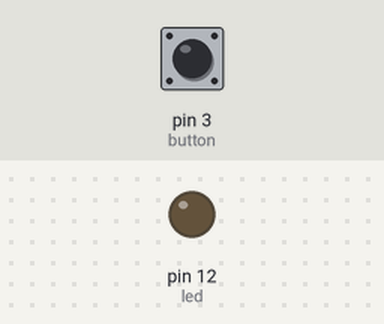
This sketch was run on a simulated Arduino Uno, built with avr-gcc and run on an emulated ATmega328P. Shown: output pins drawn as LEDs (lit = HIGH). The inputs (shaded band) are chosen by the test bench; at power-on: pin 3 (button) HIGH.

Above: at 1.2 s.
1.3 s: pin 3 (button) pulled LOW for 0.15 s
At 1.37 s:
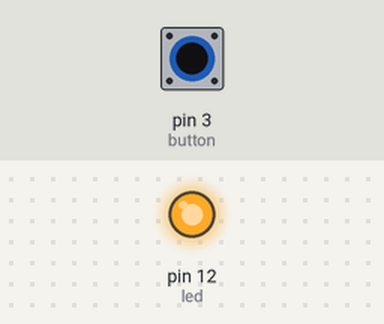
2.9 s: pin 3 (button) pulled LOW for 3.2 s
At 6.5 s:
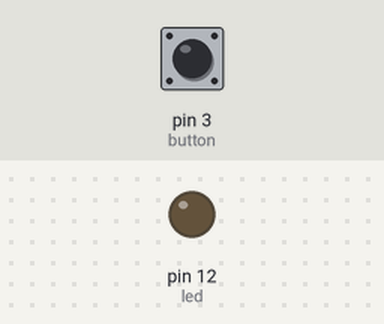
Timing chart, 0 to 8.0 s (numbered marks = the images above; inputs shaded):
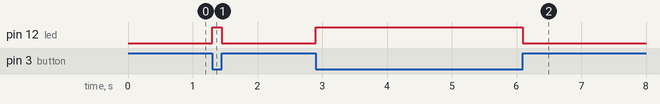

Measured:
- after the input at 1.3 s, pin 12 (led): LOW → HIGH at once, → LOW 0.15 s later
- after the input at 2.9 s, pin 12 (led): LOW → HIGH at once, → LOW 3.2 s later

The sketch:

harj3_1_laanti_mikko.ino
```cpp
// C++ code
const int button = 3, // Painonappi
          led = 12;   // Led
int state = 0;        // Tilamuuttuja ledille

void setup()
{
  pinMode(button, INPUT); // Painonappi
  pinMode(led, OUTPUT);   // Led
  Serial.begin(9600);
}

void loop()
{
  // If-else ledin syttymisen ja sammumisen hoitamiseen
  if (digitalRead(button) == LOW) {
    state = 1;
  }
  else if (digitalRead(button) == HIGH) {
    state = 0;
  }

  digitalWrite(led, state);
}
```
